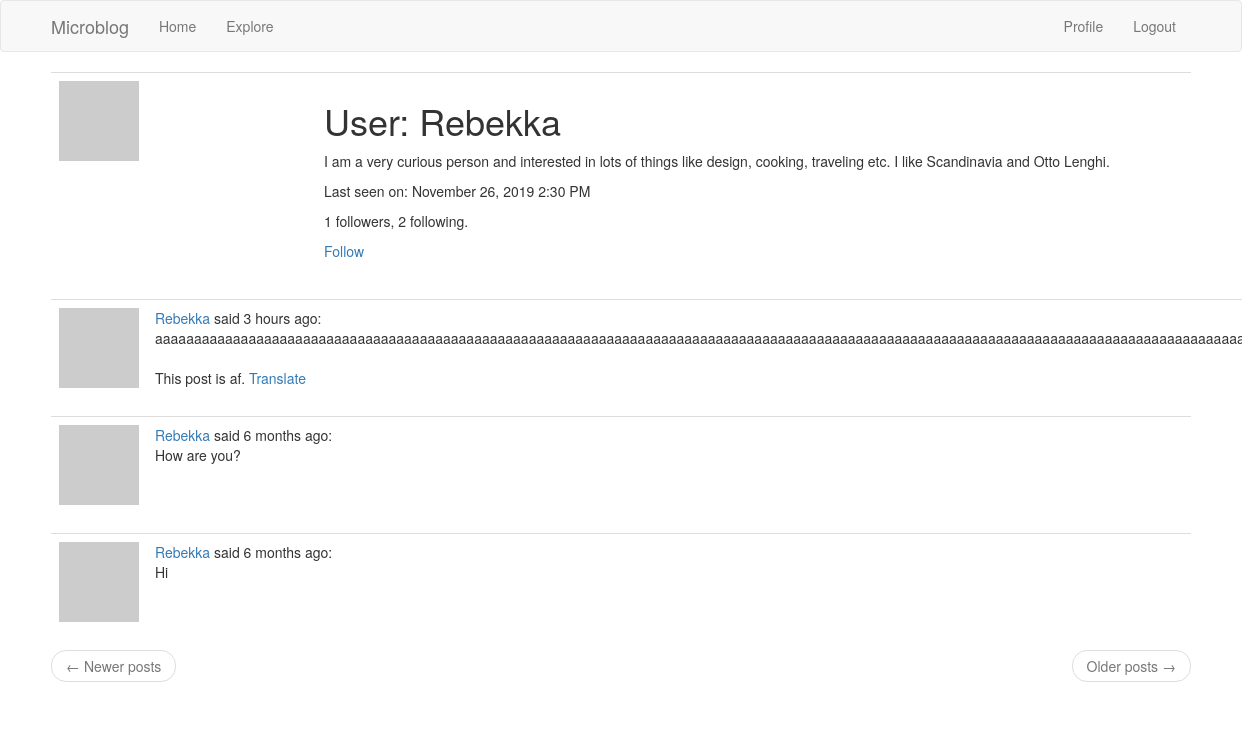
Before: /user/Rebekka (signed in) with the older database file.
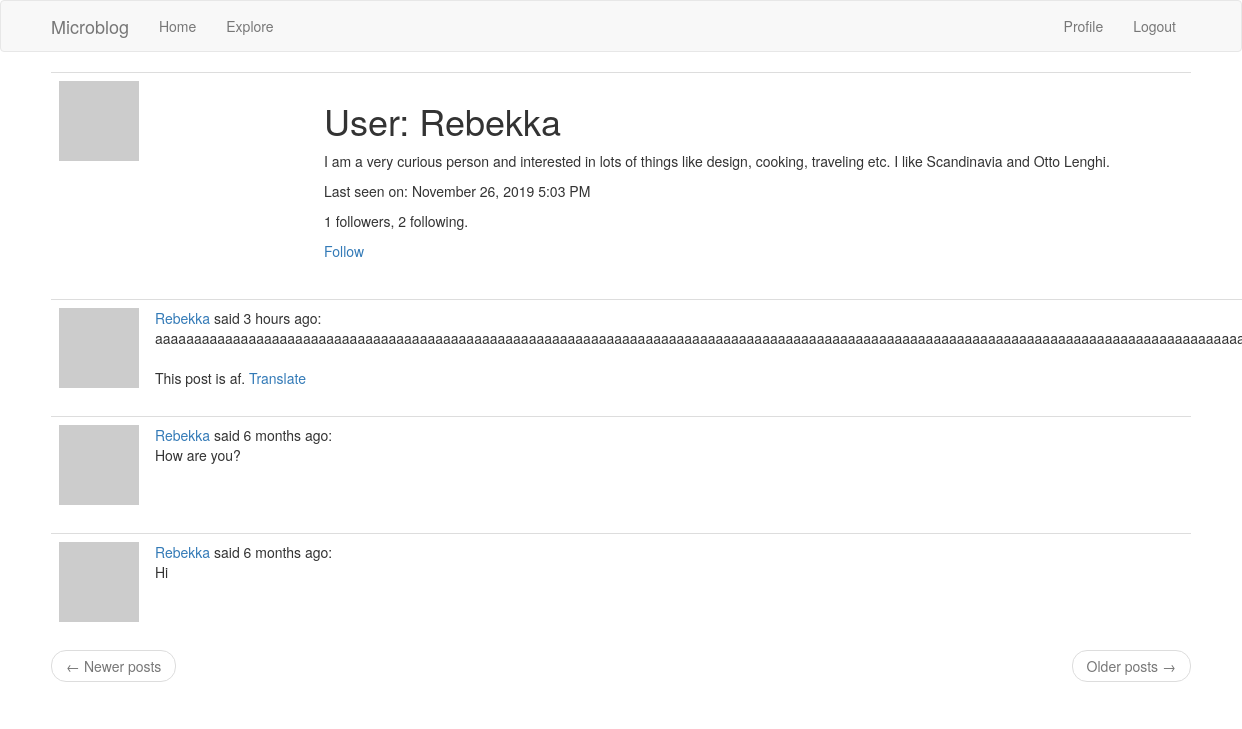
After: the same page with the newer database file.
### app/models.py (models this page shows, shortened)
class User(UserMixin, db.Model):
    id = db.Column(db.Integer, primary_key=True)
    username = db.Column(db.String(64), index=True, unique=True)
    email = db.Column(db.String(120), index=True, unique=True)
    password_hash = db.Column(db.String(128))
    posts = db.relationship('Post', backref='author', lazy='dynamic')
    about_me = db.Column(db.String(140))
    last_seen = db.Column(db.DateTime, default=datetime.utcnow)
    followed = db.relationship(
        'User', secondary=followers,
        primaryjoin=(followers.c.follower_id == id),
        secondaryjoin=(followers.c.followed_id == id),
        backref=db.backref('followers', lazy='dynamic'), lazy='dynamic')
    def avatar(self, size):
        digest = md5(self.email.lower().encode('utf-8')).hexdigest()
        return 'https://www.gravatar.com/avatar/{}?d=identicon&s={}'.format(digest, size)
    def is_following(self,user):
        return self.followed.filter(followers.c.followed_id == user.id).count() > 0

### app/routes.py (the view)
@app.route('/user/<username>')
@login_required
def user(username):
    user = User.query.filter_by(username=username).first_or_404()
    page = request.args.get('page', 1, type=int)
    posts = user.posts.order_by(Post.timestamp.desc()).paginate(page, app.config['POSTS_PER_PAGE'], False)
    next_url = url_for('user', username=user.username, page=posts.next_num) if posts.has_next else None
    prev_url = url_for('user', username=user.username, page=posts.prev_num) if posts.has_prev else None
    return render_template('user.html', user=user, posts=posts.items, next_url=next_url, prev_url=prev_url, email=user.email)

### app/models.py (called while the page is built)
@login.user_loader
def load_user(id):
    return User.query.get(int(id))

### app/routes.py (called while the page is built)
@app.before_request
def before_request():
    if current_user.is_authenticated:
        current_user.last_seen = datetime.utcnow()
        db.session.commit()

### app/templates/user.html
{% extends "base.html" %}
{% block app_content %}
  <table class="table table-hover">
    <tr>
      <td width="265px"><img src="{{ user.avatar(265) }}" alt=""></td>
      <td>
        <h1>User: {{ user.username }}</h1>
        {% if user.about_me %}<p>{{ user.about_me }}</p>{% endif %}
        {% if user.last_seen %}
        <p>Last seen on: {{ moment(user.last_seen).format('LLL') }}</p>
        {% endif %}
        <p>{{ user.followers.count() }} followers, {{ user.followed.count() }} following.</p>
        {% if user == current_user %}
        {% if user.email %}<p>Email: {{ user.email }}</p>{% endif %}
        <p><a href="{{ url_for('edit_profile') }}">Edit your profile</a></p>
        {% elif not current_user.is_following(user) %}
        <p><a href="{{ url_for('follow', username=user.username) }}">Follow</a></p>
        {% else %}
        <p><a href="{{ url_for('unfollow', username=user.username) }}">Unfollow</a></p>
        {% endif %}
      </td>
    </tr>
  </table>
  {% for post in posts %}
    {% include '_post.html' %}
  {% endfor %}
  {% include '_pager.html' %}
{% endblock %}

Changed rows visible on the page:
changed User "Rebekka": last_seen "November 26, 2019 2:30 PM" → "November 26, 2019 5:03 PM"
